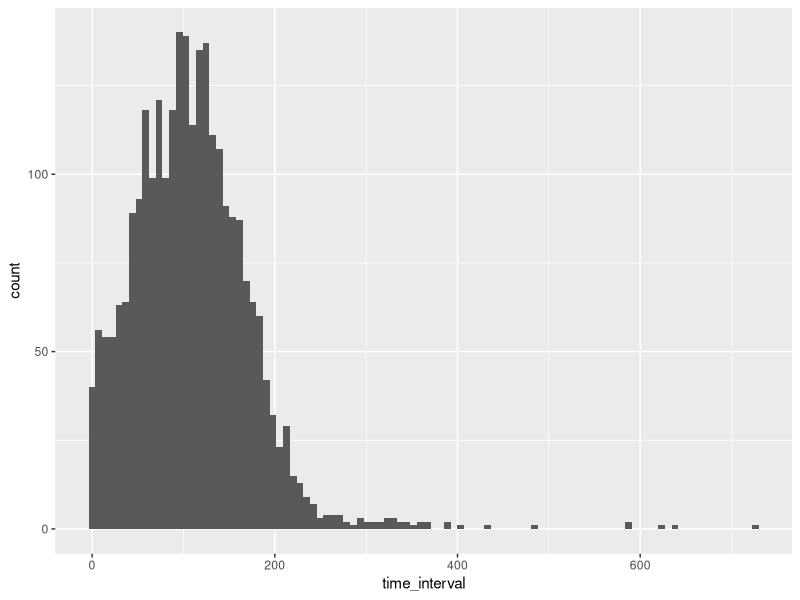
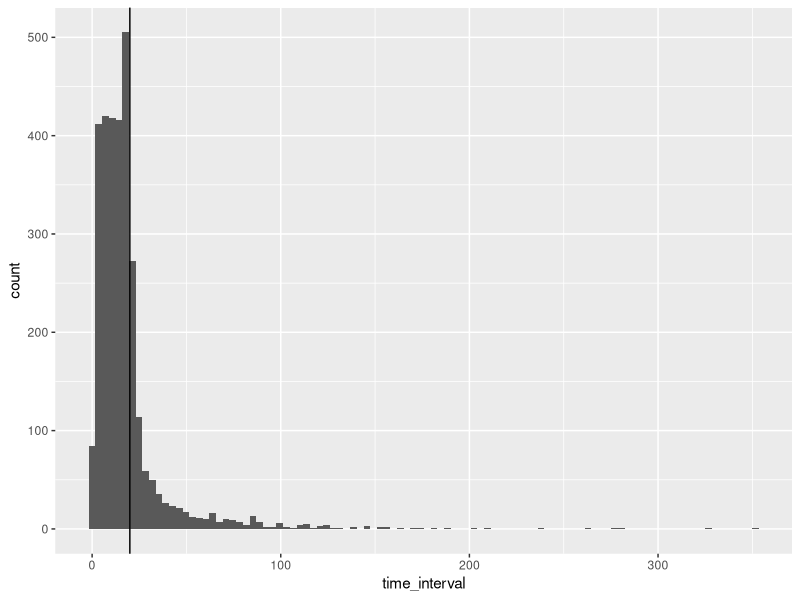

Source code (R) for these figures, in order: (Note: this script raises an error after producing the figures.)
################################################################################
# EGON -- LEONIE
################################################################################
library(tidyverse)
library(dplyr)

setwd(dirname(rstudioapi::getActiveDocumentContext()$path))

# Read in the dataset
data <- data.table::fread(
    file.path("data", "DEJONCKHEERE.csv"),
    data.table = FALSE
)

# Filter only ESM data, i.e. drop data from the informed consent and debriefing
data <- data %>%
    filter(
        !(questionListName %in%
            c("IC and Baseline Questionnaire (Birte)", "Debriefing"))
    )

# Select only the columns that we are interested in
data <- data %>%
    # dplyr::select(
    #     connectionId,
    #     scheduledBeepId,
    #     questionListName, # Questionnaire and condition
    #     timeStampStart,
    #     timeStampStop,
    #     ontspannen_sliderNegPos:angstig_sliderNegPos
    #) %>%
    dplyr::rename(
        id = connectionId,
        condition = questionListName,
        scheduledBeep = scheduledBeepId,
        time_start = timeStampStart,
        time_stop = timeStampStop,
        relaxed = ontspannen_sliderNegPos,
        frustrated = gefrustreerd_sliderNegPos,
        sad = droevig_sliderNegPos,
        at_ease = rustig_sliderNegPos,
        stressed = gestresseerd_sliderNegPos,
        enthusiastic = enthousiast_sliderNegPos,
        bored = verveeld_sliderNegPos,
        somber = neerslachtig_sliderNegPos,
        happy = blij_sliderNegPos,
        elated = opgewekt_sliderNegPos,
        content = tevreden_sliderNegPos,
        anxious = angstig_sliderNegPos
    )

# M-path questionnaire names need to be changed (followup in m-path means that in that questionnaire there is a follow up item;
# but this means that in this questionnaire there is an item indicating that the "mood" questionnaire needs to be triggered the next time)
# so Mood is actually the follow up
data <- data %>%
    mutate(
        condition = case_match(
            condition,
            "Mood_followup" ~ "mood",
            "Mood" ~ "followup",
            .default = condition
        )
    )

data %>%
    group_by(id, condition) %>%
    summarise(beeps = n())

# Sort the data: because time_start does not allow us to sort the missed beeps into the right order, we would need to sort by scheduled beep. But this does not wor because the mood and mood_followup
# are not continuous in their scheduled beep ids. So we need to first
data <- data %>%
    arrange(id)

# Data from m-Path is already in the time zone of the participant, probably Europe/Brussels.
# Thus, these timestamps are _not_ UNIX timestamps (as they are in UTC), but rather the number of
# seconds since 1970-01-01 compared to the participant's local time zone. Converting them leaves
# them in UTC, which is not that problematic unless you combine it with other data.
# Transform timestamp to POSIXct

data <- data %>%
    group_by(id) %>%
    mutate(
        time_start = as_datetime(time_start),
        time_stop = as_datetime(time_stop),
        .after = "condition"
    ) %>%
    arrange(id, time_start) %>%
    mutate(across(time_start:time_stop, \(x) {
        force_tz(x, tzone = "Europe/Brussels")
    }))


# Retain only time columns and columns with no missing or empty ("") values
# Note: We need to put `!is.POSIXt(x)` in the `where()` clause, as POSIXt cannot be compared against
# string literals.
data <- data %>%
    dplyr::select(
        id:time_stop,
        where(\(x) !is.POSIXt(x) && any(!is.na(x)) && any(x != ""))
    ) %>%
    select(-timeStampSent)

# Create the date, and the total beep duration.
data <- data %>%
    group_by(id) %>%
    mutate(
        date = as_date(time_start),
        onbeep.mins = time_length(time_stop - time_start, "mins"),
        .after = "id"
    )

# Add `day.no` to represent the current day in their study for each `id`
data <- data %>%
    filter(!is.na(date)) %>% # filter is NA
    group_by(id) %>%
    nest() %>%
    mutate(data = map(data, ~ group_by(., date))) %>%
    mutate(data = map(data, ~ mutate(., day.no = cur_group_id()))) %>%
    unnest(data) %>%
    ungroup() %>%
    relocate(day.no, .after = date)

# Add the beep number (per day)
data <- data %>%
    group_by(id, day.no) %>%
    mutate(beep.no = seq.int(1, n(), 1)) %>%
    arrange(id, time_start) %>%
    relocate(beep.no, .after = day.no)

# Whether the beep was missed entirely
data <- data %>%
    mutate(missed = is.na(time_start))

freqtable = data %>%
    group_by(id) %>%
    summarise(
        total_eeps = n(),
        days = max(day.no)
    )

table(freqtable$days)

# Compute time intervals per person per beep. Importantly, NAs should be
# accounted for as well in consecutive time intervals: They will be deleted
# afterwards
data <- data %>%
    group_by(id, day.no) %>%
    mutate(
        time_interval = time_length(time_stop - lag(time_stop), "mins"),
        .after = time_stop
    )

data %>%
    filter(condition == "mood") %>%
    ggplot2::ggplot(aes(x = time_interval)) +
    ggplot2::geom_histogram(bins = 100)

data %>%
    filter(condition == "followup") %>%
    ggplot2::ggplot(aes(x = time_interval)) +
    ggplot2::geom_histogram(bins = 100) +
    ggplot2::geom_vline(xintercept = 20)

data %>%
    group_by(condition) %>%
    summarise(
        mean_interval = mean(time_interval, na.rm = TRUE),
        median_interval = median(time_interval, na.rm = TRUE),
        sd_interval = sd(time_interval, na.rm = TRUE)
    )

## Add NA's

dataset_followups = add_nas(
    dat = data,
    id = "id",
    min_diff = 1,
    max_diff = 20,
    time_units = "mins",
    time_var = "time_start"
)

# =========================================================================
# Filter Function to remove mood that is seen as followup
# Does: Insert NA Rows When Mood Comes Too Soon After Followup
# =========================================================================

insert_na_for_mood_timing <- function(df, min_minutes = 45) {
    result_df <- df

    # Find all mood rows that violate timing
    for (i in nrow(result_df):2) {
        # Start from bottom, go backwards

        curr_row <- result_df[i, ]

        # Skip if current row is NA
        if (is.na(curr_row$condition)) {
            next
        }

        # Skip if current is not "mood"
        if (curr_row$condition != "mood") {
            next
        }

        # Find previous non-NA row
        prev_idx <- NA
        for (j in (i - 1):1) {
            if (!is.na(result_df$condition[j])) {
                prev_idx <- j
                break
            }
        }

        # Skip if no previous row found
        if (is.na(prev_idx)) {
            next
        }

        prev_row <- result_df[prev_idx, ]

        # Check if previous was "followup"
        if (prev_row$condition != "followup") {
            next
        }

        # Check if time difference < 45 minutes
        minutes_diff <- as.numeric(
            difftime(curr_row$time, prev_row$time, units = "mins")
        )

        if (minutes_diff >= min_minutes) {
            next
        }

        # Create NA row
        na_row <- result_df[i, ]
        na_row[1, ] <- NA
        na_row$id <- result_df$id[i]
        na_row$time_lag <- prev_row$time

        # Insert before current row
        result_df <- bind_rows(
            result_df[1:(i - 1), ],
            na_row,
            result_df[i:nrow(result_df), ]
        )
    }

    # Recalculate row_id
    result_df <- result_df %>%
        mutate(row_id = row_number())

    cat("✓ Done\n")
    return(result_df)
}

dataset_followups = insert_na_for_mood_timing(
    dataset_followups,
    min_minutes = 45
)

dataset_beeps =
    add_nas(
        dat = data %>% filter(condition == "mood"), ## filter out followups here
        id = "id",
        min_diff = 45,
        max_diff = 175,
        time_units = "mins",
        time_var = "time_start"
    )

write.csv(
    dataset_followups,
    file = file.path("data_processed", "dataset_dejonckheere_short_interval"),
    row.names = FALSE
)

write.csv(
    dataset_beeps,
    file = file.path("data_processed", "dataset_dejonckheere_long_interval"),
    row.names = FALSE
)
